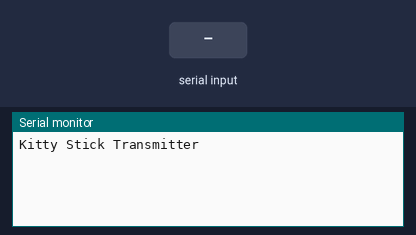
This sketch was run on a simulated Arduino Uno, built with avr-gcc and run on an emulated ATmega328P. Shown: the last lines printed to the serial monitor. Inputs (shaded band) come from the test bench. No radio packets arrive unless stated.

Above: at 1.2 s.
1.3 s: "O" received over Serial
At 2.7 s:
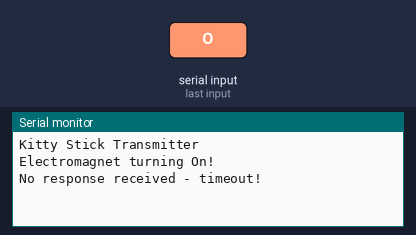
3.0 s: "P" received over Serial
At 3.16 s:
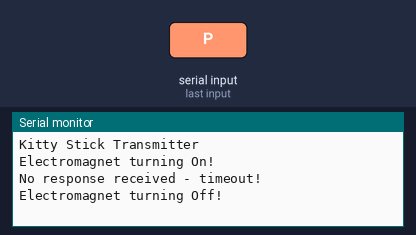

The sketch:

KittyStick_Transmitter.ino
```cpp
#include "Arduino.h"
#include <SPI.h>
#include <RF24.h>
#include <nRF24L01.h>


// This is just the way the RF24 library works:
// Hardware configuration: Set up nRF24L01 radio on SPI bus (pins 10, 11, 12, 13) plus pins 7 & 8
RF24 radio(7, 8);

byte addresses[][6] = {"1Node", "2Node"};
int data;

// -----------------------------------------------------------------------------
// SETUP   SETUP   SETUP   SETUP   SETUP   SETUP   SETUP   SETUP   SETUP
// -----------------------------------------------------------------------------
void setup() {
  Serial.begin(9600);
  Serial.println("Kitty Stick Transmitter");

  // Initiate the radio object
  radio.begin();

  // Set the transmit power to lowest available to prevent power supply related issues
  radio.setPALevel(RF24_PA_MIN);

  // Set the speed of the transmission to the quickest available
  radio.setDataRate(RF24_250KBPS);

  // Use a channel unlikely to be used by Wifi, Microwave ovens etc
  radio.setChannel(124);

  // Open a writing and reading pipe on each radio, with opposite addresses
  radio.openWritingPipe(addresses[1]);
  radio.openReadingPipe(1, addresses[0]);

  // Random number seeding
  // randomSeed(analogRead(A0));
}

// -----------------------------------------------------------------------------
// LOOP     LOOP     LOOP     LOOP     LOOP     LOOP     LOOP     LOOP     LOOP
// -----------------------------------------------------------------------------
void loop() {

  // Ensure we have stopped listening
  radio.stopListening();

  // Turn magnet on or off from unity signal
    switch (Serial.read())
    {
        case 'O':
        {
            Serial.println("Electromagnet turning On!");
            data = 1;

            // Did we manage to SUCCESSFULLY transmit the data

            if (!radio.write( &data, sizeof(unsigned char) )) {
            Serial.println("Kitty Stick Receiver not connecting");
            }

            // Now listen for a response
            radio.startListening();

            // 200 milliseconds
            unsigned long started_waiting_at_On = millis();

            // Loop here until we get indication that some data is ready for us to read (or we time out)
            while ( ! radio.available() ) {

              // Oh dear, no response received within our timescale
              if (millis() - started_waiting_at_On > 200 ) {
                Serial.println("No response received - timeout!");
                return;
              }
            }

            // Now read the data that is waiting for us in the nRF24L01's buffer
            unsigned char responseOn;
            radio.read( &responseOn, sizeof(unsigned char) );

            // Show user what we sent and what we got back
            Serial.print("Sent: ");
            Serial.print(data);
            Serial.print(", received: ");
            Serial.println(responseOn);
            Serial.println("This means electromagnet is on");
            break;
        }

         case 'P':
         {

            Serial.println("Electromagnet turning Off!");
            data = 0;

            // Did we manage to SUCCESSFULLY transmit the data

            if (!radio.write( &data, sizeof(unsigned char) )) {
            Serial.println("Kitty Stick Receiver not connecting");
            }

            // Now listen for a response
            radio.startListening();

            // 200 milliseconds
            unsigned long started_waiting_at_Off = millis();

            // Loop here until we get indication that some data is ready for us to read (or we time out)
            while ( ! radio.available() ) {

              // Oh dear, no response received within our timescale
              if (millis() - started_waiting_at_Off > 200 ) {
                Serial.println("No response received - timeout!");
                return;
              }
            }

            // Now read the data that is waiting for us in the nRF24L01's buffer
            unsigned char responseOff;
            radio.read( &responseOff, sizeof(unsigned char) );

            // Show user what we sent and what we got back
            Serial.print("Sent: ");
            Serial.print(data);
            Serial.print(", received: ");
            Serial.println(responseOff);
            Serial.println("This means electromagnet is off");
            break;

            Default:
            {
            Serial.print("Other Key Pressed");
            break;
            }
         }

    }
}
```

Measured:
- after the input at 1.3 s, the serial monitor: prints a new line at once (image 1)
- after the input at 3.0 s, the serial monitor: prints a new line at once (image 2)
